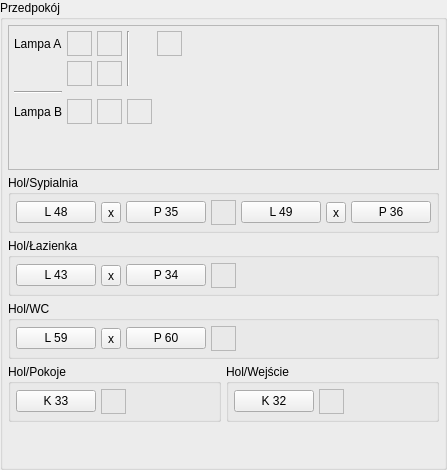
    <widget class="QGroupBox" name="groupBox_8">
     <property name="title">
      <string>Przedpokój</string>
     </property>
     <layout class="QVBoxLayout" name="verticalLayout_2">
      <property name="spacing">
       <number>5</number>
      </property>
      <property name="leftMargin">
       <number>5</number>
      </property>
      <property name="topMargin">
       <number>5</number>
      </property>
      <property name="rightMargin">
       <number>5</number>
      </property>
      <property name="bottomMargin">
       <number>5</number>
      </property>
      <item>
       <widget class="QFrame" name="frame_3">
        <property name="frameShape">
         <enum>QFrame::StyledPanel</enum>
        </property>
        <property name="frameShadow">
         <enum>QFrame::Raised</enum>
        </property>
        <layout class="QGridLayout" name="gridLayout_2">
         <property name="leftMargin">
          <number>5</number>
         </property>
         <property name="topMargin">
          <number>5</number>
         </property>
         <property name="rightMargin">
          <number>5</number>
         </property>
         <property name="bottomMargin">
          <number>5</number>
         </property>
         <property name="spacing">
          <number>5</number>
         </property>
         <item row="0" column="0">
          <widget class="QLabel" name="lhol1">
           <property name="text">
            <string>Lampa A</string>
           </property>
          </widget>
         </item>
         <item row="4" column="2">
          <widget class="QFrame" name="led3_2">
           <property name="minimumSize">
            <size>
             <width>25</width>
             <height>25</height>
            </size>
           </property>
           <property name="maximumSize">
            <size>
             <width>25</width>
             <height>25</height>
            </size>
           </property>
           <property name="autoFillBackground">
            <bool>false</bool>
           </property>
           <property name="styleSheet">
            <string notr="true">background: &quot;white&quot;</string>
           </property>
           <property name="frameShape">
            <enum>QFrame::StyledPanel</enum>
           </property>
           <property name="frameShadow">
            <enum>QFrame::Raised</enum>
           </property>
          </widget>
         </item>
         <item row="0" column="2">
          <widget class="QFrame" name="led4_2">
           <property name="minimumSize">
            <size>
             <width>25</width>
             <height>25</height>
            </size>
           </property>
           <property name="maximumSize">
            <size>
             <width>25</width>
             <height>25</height>
            </size>
           </property>
           <property name="autoFillBackground">
            <bool>false</bool>
           </property>
           <property name="styleSheet">
            <string notr="true">background: &quot;white&quot;</string>
           </property>
           <property name="frameShape">
            <enum>QFrame::StyledPanel</enum>
           </property>
           <property name="frameShadow">
            <enum>QFrame::Raised</enum>
           </property>
          </widget>
         </item>
         <item row="0" column="5">
          <widget class="QFrame" name="led4_0">
           <property name="minimumSize">
            <size>
             <width>25</width>
             <height>25</height>
            </size>
           </property>
           <property name="maximumSize">
            <size>
             <width>25</width>
             <height>25</height>
            </size>
           </property>
           <property name="autoFillBackground">
            <bool>false</bool>
           </property>
           <property name="styleSheet">
            <string notr="true">background: &quot;white&quot;</string>
           </property>
           <property name="frameShape">
            <enum>QFrame::StyledPanel</enum>
           </property>
           <property name="frameShadow">
            <enum>QFrame::Raised</enum>
           </property>
          </widget>
         </item>
         <item row="1" column="1" rowspan="2">
          <widget class="QFrame" name="led4_3">
           <property name="minimumSize">
            <size>
             <width>25</width>
             <height>25</height>
            </size>
           </property>
           <property name="maximumSize">
            <size>
             <width>25</width>
             <height>25</height>
            </size>
           </property>
           <property name="autoFillBackground">
            <bool>false</bool>
           </property>
           <property name="styleSheet">
            <string notr="true">background: &quot;white&quot;</string>
           </property>
           <property name="frameShape">
            <enum>QFrame::StyledPanel</enum>
           </property>
           <property name="frameShadow">
            <enum>QFrame::Raised</enum>
           </property>
          </widget>
         </item>
         <item row="5" column="0">
          <spacer name="verticalSpacer_4">
           <property name="orientation">
            <enum>Qt::Vertical</enum>
           </property>
           <property name="sizeHint" stdset="0">
            <size>
             <width>20</width>
             <height>40</height>
            </size>
           </property>
          </spacer>
         </item>
         <item row="4" column="3" colspan="2">
          <widget class="QFrame" name="led3_3">
           <property name="minimumSize">
            <size>
             <width>25</width>
             <height>25</height>
            </size>
           </property>
           <property name="maximumSize">
            <size>
             <width>25</width>
             <height>25</height>
            </size>
           </property>
           <property name="autoFillBackground">
            <bool>false</bool>
           </property>
           <property name="styleSheet">
            <string notr="true">background: &quot;white&quot;</string>
           </property>
           <property name="frameShape">
            <enum>QFrame::StyledPanel</enum>
           </property>
           <property name="frameShadow">
            <enum>QFrame::Raised</enum>
           </property>
          </widget>
         </item>
         <item row="4" column="5">
          <spacer name="horizontalSpacer_7">
           <property name="orientation">
            <enum>Qt::Horizontal</enum>
           </property>
           <property name="sizeHint" stdset="0">
            <size>
             <width>40</width>
             <height>20</height>
            </size>
           </property>
          </spacer>
         </item>
         <item row="3" column="0">
          <widget class="Line" name="line_3">
           <property name="orientation">
            <enum>Qt::Horizontal</enum>
           </property>
          </widget>
         </item>
         <item row="0" column="1">
          <widget class="QFrame" name="led4_1">
           <property name="minimumSize">
            <size>
             <width>25</width>
             <height>25</height>
            </size>
           </property>
           <property name="maximumSize">
            <size>
             <width>25</width>
             <height>25</height>
            </size>
           </property>
           <property name="autoFillBackground">
            <bool>false</bool>
           </property>
           <property name="styleSheet">
            <string notr="true">background: &quot;white&quot;</string>
           </property>
           <property name="frameShape">
            <enum>QFrame::StyledPanel</enum>
           </property>
           <property name="frameShadow">
            <enum>QFrame::Raised</enum>
           </property>
          </widget>
         </item>
         <item row="1" column="2" rowspan="2">
          <widget class="QFrame" name="led4_4">
           <property name="minimumSize">
            <size>
             <width>25</width>
             <height>25</height>
            </size>
           </property>
           <property name="maximumSize">
            <size>
             <width>25</width>
             <height>25</height>
            </size>
           </property>
           <property name="autoFillBackground">
            <bool>false</bool>
           </property>
           <property name="styleSheet">
            <string notr="true">background: &quot;white&quot;</string>
           </property>
           <property name="frameShape">
            <enum>QFrame::StyledPanel</enum>
           </property>
           <property name="frameShadow">
            <enum>QFrame::Raised</enum>
           </property>
          </widget>
         </item>
         <item row="4" column="0">
          <widget class="QLabel" name="lhol2">
           <property name="text">
            <string>Lampa B</string>
           </property>
          </widget>
         </item>
         <item row="4" column="1">
          <widget class="QFrame" name="led3_1">
           <property name="minimumSize">
            <size>
             <width>25</width>
             <height>25</height>
            </size>
           </property>
           <property name="maximumSize">
            <size>
             <width>25</width>
             <height>25</height>
            </size>
           </property>
           <property name="autoFillBackground">
            <bool>false</bool>
           </property>
           <property name="styleSheet">
            <string notr="true">background: &quot;white&quot;</string>
           </property>
           <property name="frameShape">
            <enum>QFrame::StyledPanel</enum>
           </property>
           <property name="frameShadow">
            <enum>QFrame::Raised</enum>
           </property>
          </widget>
         </item>
         <item row="0" column="3" rowspan="3" colspan="2">
          <widget class="Line" name="line_4">
           <property name="orientation">
            <enum>Qt::Vertical</enum>
           </property>
          </widget>
         </item>
        </layout>
       </widget>
      </item>
      <item>
       <widget class="QGroupBox" name="groupBox_9">
        <property name="title">
         <string>Hol/Sypialnia</string>
        </property>
        <layout class="QHBoxLayout" name="horizontalLayout_7">
         <property name="spacing">
          <number>5</number>
         </property>
         <property name="leftMargin">
          <number>5</number>
         </property>
         <property name="topMargin">
          <number>5</number>
         </property>
         <property name="rightMargin">
          <number>5</number>
         </property>
         <property name="bottomMargin">
          <number>5</number>
         </property>
         <item>
          <widget class="QPushButton" name="pb_214_7">
           <property name="text">
            <string>L 48</string>
           </property>
          </widget>
         </item>
         <item>
          <widget class="QToolButton" name="pb_21x_7">
           <property name="text">
            <string>x</string>
           </property>
          </widget>
         </item>
         <item>
          <widget class="QPushButton" name="pb_216_7">
           <property name="text">
            <string>P 35</string>
           </property>
          </widget>
         </item>
         <item>
          <widget class="QFrame" name="podswietlenie_hol_1">
           <property name="minimumSize">
            <size>
             <width>25</width>
             <height>25</height>
            </size>
           </property>
           <property name="maximumSize">
            <size>
             <width>25</width>
             <height>25</height>
            </size>
           </property>
           <property name="autoFillBackground">
            <bool>false</bool>
           </property>
           <property name="styleSheet">
            <string notr="true">background: &quot;white&quot;</string>
           </property>
           <property name="frameShape">
            <enum>QFrame::StyledPanel</enum>
           </property>
           <property name="frameShadow">
            <enum>QFrame::Raised</enum>
           </property>
          </widget>
         </item>
         <item>
          <widget class="QPushButton" name="pb_214_6">
           <property name="text">
            <string>L 49</string>
           </property>
          </widget>
         </item>
         <item>
          <widget class="QToolButton" name="pb_21x_6">
           <property name="text">
            <string>x</string>
           </property>
          </widget>
         </item>
         <item>
          <widget class="QPushButton" name="pb_216_6">
           <property name="text">
            <string>P 36</string>
           </property>
          </widget>
         </item>
        </layout>
       </widget>
      </item>
      <item>
       <widget class="QGroupBox" name="groupBox_10">
        <property name="title">
         <string>Hol/Łazienka</string>
        </property>
        <layout class="QHBoxLayout" name="horizontalLayout_8">
         <property name="spacing">
          <number>5</number>
         </property>
         <property name="leftMargin">
          <number>5</number>
         </property>
         <property name="topMargin">
          <number>5</number>
         </property>
         <property name="rightMargin">
          <number>5</number>
         </property>
         <property name="bottomMargin">
          <number>5</number>
         </property>
         <item>
          <widget class="QPushButton" name="pb_214_8">
           <property name="text">
            <string>L 43</string>
           </property>
          </widget>
         </item>
         <item>
          <widget class="QToolButton" name="pb_21x_8">
           <property name="text">
            <string>x</string>
           </property>
          </widget>
         </item>
         <item>
          <widget class="QPushButton" name="pb_216_8">
           <property name="text">
            <string>P 34</string>
           </property>
          </widget>
         </item>
         <item>
          <widget class="QFrame" name="mix_podswietlenie_2">
           <property name="minimumSize">
            <size>
             <width>25</width>
             <height>25</height>
            </size>
           </property>
           <property name="maximumSize">
            <size>
             <width>25</width>
             <height>25</height>
            </size>
           </property>
           <property name="autoFillBackground">
            <bool>false</bool>
           </property>
           <property name="styleSheet">
            <string notr="true">background: &quot;white&quot;</string>
           </property>
           <property name="frameShape">
            <enum>QFrame::StyledPanel</enum>
           </property>
           <property name="frameShadow">
            <enum>QFrame::Raised</enum>
           </property>
          </widget>
         </item>
         <item>
          <spacer name="horizontalSpacer_9">
           <property name="orientation">
            <enum>Qt::Horizontal</enum>
           </property>
           <property name="sizeHint" stdset="0">
            <size>
             <width>193</width>
             <height>20</height>
            </size>
           </property>
          </spacer>
         </item>
        </layout>
       </widget>
      </item>
      <item>
       <widget class="QGroupBox" name="groupBox_11">
        <property name="title">
         <string>Hol/WC</string>
        </property>
        <layout class="QHBoxLayout" name="horizontalLayout_9">
         <property name="spacing">
          <number>5</number>
         </property>
         <property name="leftMargin">
          <number>5</number>
         </property>
         <property name="topMargin">
          <number>5</number>
         </property>
         <property name="rightMargin">
          <number>5</number>
         </property>
         <property name="bottomMargin">
          <number>5</number>
         </property>
         <item>
          <widget class="QPushButton" name="pb_58_7">
           <property name="text">
            <string>L 59</string>
           </property>
          </widget>
         </item>
         <item>
          <widget class="QToolButton" name="pb_58_7x8">
           <property name="text">
            <string>x</string>
           </property>
          </widget>
         </item>
         <item>
          <widget class="QPushButton" name="pb_58_8">
           <property name="text">
            <string>P 60</string>
           </property>
          </widget>
         </item>
         <item>
          <widget class="QFrame" name="hol_podswietlenie_2">
           <property name="minimumSize">
            <size>
             <width>25</width>
             <height>25</height>
            </size>
           </property>
           <property name="maximumSize">
            <size>
             <width>25</width>
             <height>25</height>
            </size>
           </property>
           <property name="autoFillBackground">
            <bool>false</bool>
           </property>
           <property name="styleSheet">
            <string notr="true">background: &quot;white&quot;</string>
           </property>
           <property name="frameShape">
            <enum>QFrame::StyledPanel</enum>
           </property>
           <property name="frameShadow">
            <enum>QFrame::Raised</enum>
           </property>
          </widget>
         </item>
         <item>
          <spacer name="horizontalSpacer_10">
           <property name="orientation">
            <enum>Qt::Horizontal</enum>
           </property>
           <property name="sizeHint" stdset="0">
            <size>
             <width>193</width>
             <height>20</height>
            </size>
           </property>
          </spacer>
         </item>
        </layout>
       </widget>
      </item>
      <item>
       <layout class="QHBoxLayout" name="horizontalLayout_12">
        <item>
         <widget class="QGroupBox" name="groupBox_12">
          <property name="title">
           <string>Hol/Pokoje</string>
          </property>
          <layout class="QHBoxLayout" name="horizontalLayout_10">
           <property name="spacing">
            <number>5</number>
           </property>
           <property name="leftMargin">
            <number>5</number>
           </property>
           <property name="topMargin">
            <number>5</number>
           </property>
           <property name="rightMargin">
            <number>5</number>
           </property>
           <property name="bottomMargin">
            <number>5</number>
           </property>
           <item>
            <widget class="QPushButton" name="pb_214_10">
             <property name="text">
              <string>K 33</string>
             </property>
            </widget>
           </item>
           <item>
            <widget class="QFrame" name="hol_podswietlenie_3">
             <property name="minimumSize">
              <size>
               <width>25</width>
               <height>25</height>
              </size>
             </property>
             <property name="maximumSize">
              <size>
               <width>25</width>
               <height>25</height>
              </size>
             </property>
             <property name="autoFillBackground">
              <bool>false</bool>
             </property>
             <property name="styleSheet">
              <string notr="true">background: &quot;white&quot;</string>
             </property>
             <property name="frameShape">
              <enum>QFrame::StyledPanel</enum>
             </property>
             <property name="frameShadow">
              <enum>QFrame::Raised</enum>
             </property>
            </widget>
           </item>
           <item>
            <spacer name="horizontalSpacer_11">
             <property name="orientation">
              <enum>Qt::Horizontal</enum>
             </property>
             <property name="sizeHint" stdset="0">
              <size>
               <width>81</width>
               <height>20</height>
              </size>
             </property>
            </spacer>
           </item>
          </layout>
         </widget>
        </item>
        <item>
         <widget class="QGroupBox" name="groupBox_13">
          <property name="title">
           <string>Hol/Wejście</string>
          </property>
          <layout class="QHBoxLayout" name="horizontalLayout_11">
           <property name="spacing">
            <number>5</number>
           </property>
           <property name="leftMargin">
            <number>5</number>
           </property>
           <property name="topMargin">
            <number>5</number>
           </property>
           <property name="rightMargin">
            <number>5</number>
           </property>
           <property name="bottomMargin">
            <number>5</number>
           </property>
           <item>
            <widget class="QPushButton" name="pb_214_9">
             <property name="text">
              <string>K 32</string>
             </property>
            </widget>
           </item>
           <item>
            <widget class="QFrame" name="led4_9">
             <property name="minimumSize">
              <size>
               <width>25</width>
               <height>25</height>
              </size>
             </property>
             <property name="maximumSize">
              <size>
               <width>25</width>
               <height>25</height>
              </size>
             </property>
             <property name="autoFillBackground">
              <bool>false</bool>
             </property>
             <property name="styleSheet">
              <string notr="true">background: &quot;silver&quot;</string>
             </property>
             <property name="frameShape">
              <enum>QFrame::StyledPanel</enum>
             </property>
             <property name="frameShadow">
              <enum>QFrame::Raised</enum>
             </property>
            </widget>
           </item>
           <item>
            <spacer name="horizontalSpacer_12">
             <property name="orientation">
              <enum>Qt::Horizontal</enum>
             </property>
             <property name="sizeHint" stdset="0">
              <size>
               <width>81</width>
               <height>20</height>
              </size>
             </property>
            </spacer>
           </item>
          </layout>
         </widget>
        </item>
       </layout>
      </item>
      <item>
       <spacer name="verticalSpacer_5">
        <property name="orientation">
         <enum>Qt::Vertical</enum>
        </property>
        <property name="sizeHint" stdset="0">
         <size>
          <width>20</width>
          <height>40</height>
         </size>
        </property>
       </spacer>
      </item>
     </layout>
    </widget>
